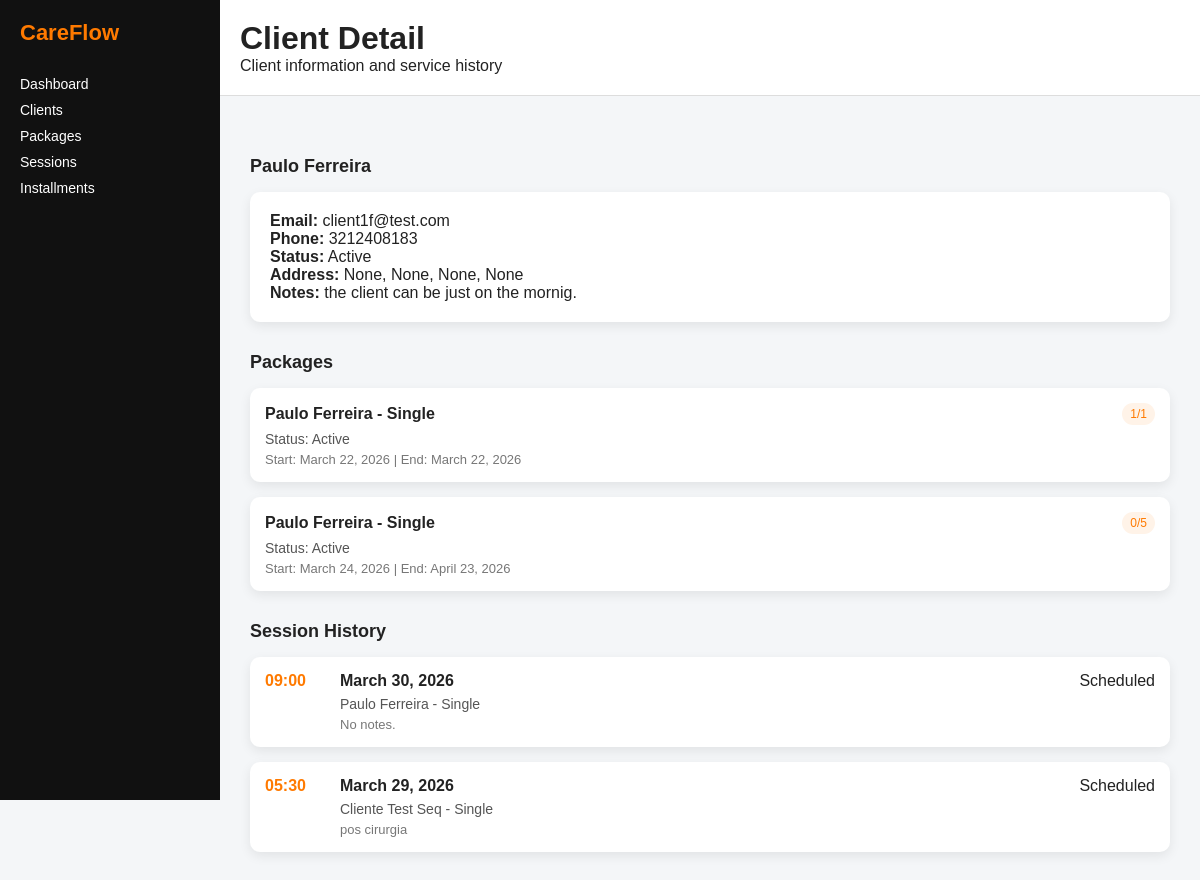
Page /clients/2/ on the committed database.
### clients/models.py (models this page shows, shortened)
class Client(models.Model):
    STATUS_CHOICES = [
        ('active', 'Active'),
        ('paused', 'Paused'),
        ('inactive', 'Inactive'),
    ]
    full_name = models.CharField(max_length=255)
    email = models.EmailField(blank=True, null=True)
    phone = models.CharField(max_length=20)
    notes = models.TextField(blank=True, null=True)
    street = models.CharField(max_length=255, blank=True, null=True)
    city = models.CharField(max_length=100, blank=True, null=True)
    state = models.CharField(max_length=50, blank=True, null=True)
    zip_code = models.CharField(max_length=20, blank=True, null=True)
    status = models.CharField(max_length=10, choices=STATUS_CHOICES, default='active')
    created_at = models.DateTimeField(auto_now_add=True)

### packages/models.py (models this page shows, shortened)
class Package(models.Model):
    STATUS_CHOICES = [
        ('active', 'Active'),
        ('completed', 'Completed'),
        ('expired', 'Expired'),
        ('cancelled', 'Cancelled'),
    ]
    PACKAGE_TYPE_CHOICES = [
        ('single', 'Single'),
        ('bronze', 'Bronze'),
        ('silver', 'Silver'),
        ('gold', 'Gold'),
    ]
    BILLING_TYPE_CHOICES = [
        ('full', 'Full'),
        ('installment', 'Installment'),
    ]
    PAYMENT_METHOD_CHOICES = [
        ('card', 'Card'),
        ('zelle', 'Zelle'),
        ('cash', 'Cash'),
    ]
    client = models.ForeignKey(Client, on_delete=models.CASCADE, related_name='packages')
    package_type = models.CharField(max_length=20, choices=PACKAGE_TYPE_CHOICES)
    total_sessions = models.PositiveIntegerField()
    sessions_used = models.PositiveIntegerField(default=0)
    total_price = models.DecimalField(max_digits=10, decimal_places=2)
    billing_type = models.CharField(max_length=20, choices=BILLING_TYPE_CHOICES)
    payment_method = models.CharField(max_length=20, choices=PAYMENT_METHOD_CHOICES)
    installment_count = models.PositiveIntegerField(default=1)
    start_date = models.DateField()
    end_date = models.DateField()
    status = models.CharField(max_length=20, choices=STATUS_CHOICES, default='active')
    notes = models.TextField(blank=True, null=True)
    created_at = models.DateTimeField(auto_now_add=True)
    class Meta:
        ordering = ['-created_at']
    def __str__(self):
        return f"{self.client.full_name} - {self.get_package_type_display()}"

### sessions_app/models.py (models this page shows, shortened)
class Session(models.Model):
    STATUS_CHOICES = [
        ('scheduled', 'Scheduled'),
        ('completed', 'Completed'),
        ('cancelled', 'Cancelled'),
        ('no_show', 'No-show'),
    ]
    client = models.ForeignKey(Client, on_delete=models.CASCADE, related_name='sessions')
    package = models.ForeignKey(Package, on_delete=models.CASCADE, related_name='sessions')
    scheduled_date = models.DateField()
    scheduled_time = models.TimeField()
    status = models.CharField(max_length=20, choices=STATUS_CHOICES, default='scheduled')
    notes = models.TextField(blank=True, null=True)
    duration_minutes = models.PositiveIntegerField(default=60)
    created_at = models.DateTimeField(auto_now_add=True)
    class Meta:
        ordering = ['scheduled_date', 'scheduled_time']

### frontend/views.py (the view)
# urls.py: path('clients/<int:client_id>/', client_detail, name='client_detail'),
def client_detail(request, client_id):
    client = get_object_or_404(Client, id=client_id)
    packages = Package.objects.filter(client=client).order_by('-created_at')
    sessions = Session.objects.filter(client=client).order_by('-scheduled_date', '-scheduled_time')
    now = timezone.now()
    min_date = now.date().isoformat()
    min_time = now.strftime("%H:%M")
    context = {
        'client': client,
        'packages': packages,
        'sessions': sessions,
        'min_date': min_date,
        'min_time': min_time,
    }
    return render(request, 'client_detail.html', context)

### frontend/templates/client_detail.html (shortened to what this page needs)
{% load static %}
<!DOCTYPE html>
<html>
<head>
    <link rel="stylesheet" href="{% static 'css/main.css' %}">
</head>
<body>
<div class="layout">
    <aside class="sidebar" id="sidebar">
        <div class="logo">CareFlow</div>
        <nav class="menu">
            <a href="{% url 'dashboard' %}" onclick="closeSidebarOnMobile()">Dashboard</a>
            <a href="{% url 'clients_list' %}" onclick="closeSidebarOnMobile()">Clients</a>
            <a href="{% url 'packages_list' %}" onclick="closeSidebarOnMobile()">Packages</a>
            <a href="{% url 'sessions_list' %}" onclick="closeSidebarOnMobile()">Sessions</a>
            <a href="{% url 'installments_list' %}" onclick="closeSidebarOnMobile()">Installments</a>
        </nav>
    </aside>
    <div class="main-area">
        <header class="topbar">
            <div class="topbar-left">
                <h1>Client Detail</h1>
            </div>
            <p>Client information and service history</p>
        </header>
        <main class="content">
            <h2 class="section-title">{{ client.full_name }}</h2>
            <div class="card">
                <p><strong>Email:</strong> {{ client.email }}</p>
                <p><strong>Phone:</strong> {{ client.phone }}</p>
                <p><strong>Status:</strong> {{ client.status|title }}</p>
                <p><strong>Address:</strong>
                    {{ client.street }}, {{ client.city }}, {{ client.state }}, {{ client.zip_code }}
                </p>
                <p><strong>Notes:</strong> {{ client.notes|default:"No notes available." }}</p>
            </div>
            <h2 class="section-title">Packages</h2>
            {% if packages %}
                <div class="schedule-list">
                    {% for package in packages %}
                        <div class="schedule-item">
                            <div class="schedule-info">
                                <div class="schedule-header">
                                    <div class="schedule-client">
                                        {{ package }}
                                    </div>
                                    <div class="session-counter">
                                        {{ package.sessions_used }}/{{ package.total_sessions }}
                                    </div>
                                </div>
                                <div class="schedule-package">
                                    Status: {{ package.status|title }}
                                </div>
                                <div class="schedule-address">
                                    Start: {{ package.start_date }} | End: {{ package.end_date }}
                                </div>
                            </div>
                        </div>
                    {% endfor %}
                </div>
            {% else %}
                <div class="card">
                    <a href="{% url 'package_create' client.id %}" class="btn-map">+ New Package</a>
                    <p>No packages found for this client.</p>
                </div>
            {% endif %}
            <h2 class="section-title">Session History</h2>
            {% if sessions %}
                <div class="schedule-list">
                    {% for session in sessions %}
                        <div class="schedule-item">
                            <div class="schedule-time">
                                {{ session.scheduled_time|time:"H:i" }}
                            </div>
                            <div class="schedule-info">
                                <div class="schedule-header">
                                    <div class="schedule-client">
                                        {{ session.scheduled_date }}
                                    </div>
                                    <div class="status-badge
                                        {% if session.status == 'scheduled' %}status-paused{% endif %}
                                        {% if session.status == 'cancelled' %}status-inactive{% endif %}">
                                        {{ session.status|title }}
                                    </div>
                                </div>
                                <div class="schedule-package">
                                    {{ session.package }}
                                </div>
                                <div class="schedule-address">
                                    {{ session.notes|default:"No notes." }}
                                </div>
                            </div>
                        </div>
                    {% endfor %}
                </div>
            {% else %}
                <div class="card">
                    <p>No sessions found for this client.</p>
                </div>
            {% endif %}
        </main>
    </div>
</div>
</body>
</html>

### frontend/static/css/main.css (style rules this page uses)
* { margin: 0; padding: 0; box-sizing: border-box; }
body { font-family: Arial, sans-serif; background-color: #f4f6f8; color: #222; }
.layout { display: flex; }
.sidebar { width: 220px; background: #111; color: white; height: 100vh; padding: 20px; position: fixed; }
.sidebar .logo { font-size: 22px; font-weight: bold; color: #ff7a00; margin-bottom: 30px; }
.menu a { display: block; color: white; text-decoration: none; margin: 10px 0; font-size: 14px; }
.main-area { margin-left: 220px; width: 100%; }
.topbar { background: #fff; padding: 20px; border-bottom: 1px solid #ddd; }
.topbar-left { display: flex; align-items: center; gap: 15px; }
.content { padding: 30px; }
.section-title { margin-top: 30px; margin-bottom: 15px; font-size: 18px; }
.card { background: white; border-radius: 10px; padding: 20px; box-shadow: 0 4px 12px rgba(0,0,0,0.08); }
.schedule-list { display: flex; flex-direction: column; gap: 15px; }
.schedule-item { display: flex; align-items: flex-start; gap: 15px; background: white; border-radius: 10px; padding: 15px; box-shadow: 0 4px 12px rgba(0,0,0,0.08); }
.schedule-time { min-width: 60px; font-weight: bold; color: #ff7a00; }
.schedule-info { flex: 1; }
.schedule-header { display: flex; justify-content: space-between; align-items: center; margin-bottom: 6px; }
.schedule-client { font-weight: bold; font-size: 16px; }
.session-counter { font-size: 12px; background: #fff3e8; color: #ff7a00; padding: 4px 8px; border-radius: 999px; }
.schedule-package { font-size: 14px; color: #555; }
.schedule-address { font-size: 13px; color: #777; margin-top: 5px; }

### rows in the picture
Client: full_name "Paulo Ferreira", email "client1f@test.com", phone "3212408183", status "Active", street "None", city "None", state "None", zip_code "None", notes "the client can be just on the mornig."
Package: client+package_type "Paulo Ferreira - Single", sessions_used "1", total_sessions "1", status "Active", start_date "March 22, 2026", end_date "March 22, 2026"
Package: client+package_type "Paulo Ferreira - Single", sessions_used "0", total_sessions "5", status "Active", start_date "March 24, 2026", end_date "April 23, 2026"
Session: scheduled_time "09:00", scheduled_date "March 30, 2026", status "Scheduled", package "Paulo Ferreira - Single", notes "No notes."
Session: scheduled_time "05:30", scheduled_date "March 29, 2026", status "Scheduled", package "Cliente Test Seq - Single", notes "pos cirurgia"
